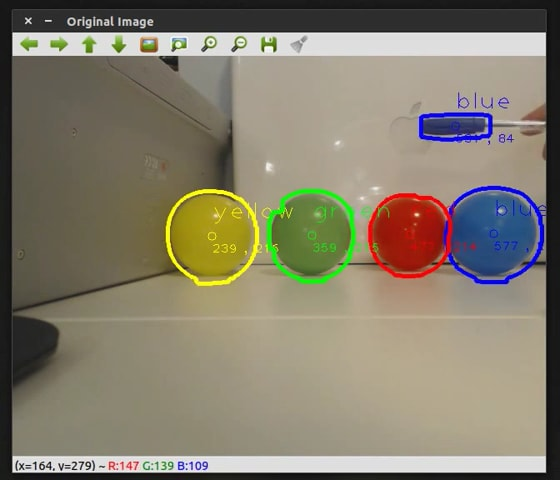
//> input picture report/images/MOTBOC.jpg, 560 x 480 px, given in place of the camera
$ ./circles   (built with g++ and OpenCV 4)
//> lines starting //> are read from the running program, lines starting //| are printed output that depends on the picture; after the words box and inside, x2 and y2 are one past the last pixel; in counts of white or black regions, pixels touching at a corner belong together
#include <cv.h>
#include <highgui.h>
#include <math.h>

using namespace cv;

int main(int argc, char** argv)
{
	VideoCapture cap(0);
	if(!cap.isOpened()) return -1;

	namedWindow( "circles", 1 );
	for (;;) {
		Mat img, gray;
		cap >> img;
//> img is the input picture: 480 rows x 560 cols, CV_8UC3; mean B, G, R 108.9, 126.6, 133.4
		flip(img, img, 1);
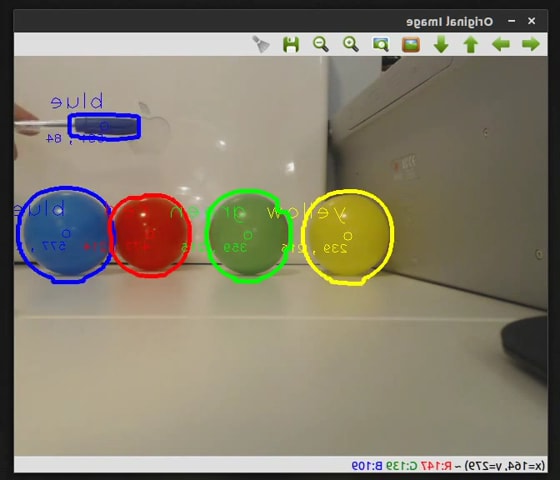
//> img: 480 rows x 560 cols, CV_8UC3; mean B, G, R 108.9, 126.6, 133.4
		cvtColor(img, gray, CV_BGR2GRAY);
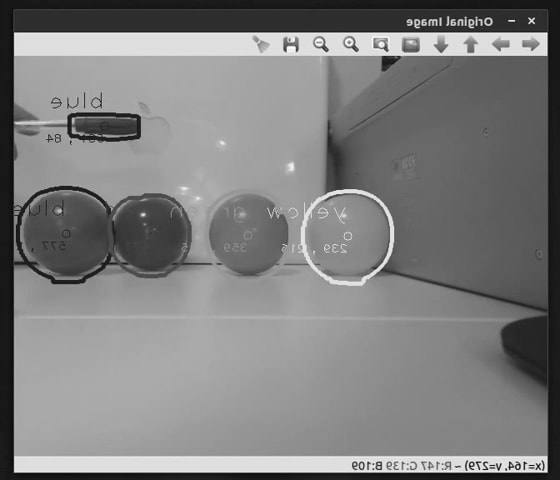
//> gray: 480 rows x 560 cols, CV_8UC1; min 1, max 252, mean 126.6
		// smooth it, otherwise a lot of false circles may be detected
		GaussianBlur( gray, gray, Size(3, 3), 2, 2 );
		vector<Vec3f> circles;
		HoughCircles(gray, circles, CV_HOUGH_GRADIENT,
			     2, gray.rows/4, 200, 100 );
//> circles = 4 circles (x, y, radius): [69, 231, 45.8], [347, 237, 46.2], [209, 233, 178.8], [509, 237, 220]
		for( size_t i = 0; i < circles.size(); i++ )
		{
			Point center(cvRound(circles[i][0]), cvRound(circles[i][1]));
			int radius = cvRound(circles[i][2]);
			// draw the circle center
			circle( img, center, 3, Scalar(0,255,0), -1, 8, 0 );
			// draw the circle outline
			circle( img, center, radius, Scalar(0,0,255), 3, 8, 0 );
		}
//> this loop made 4 passes
//> (center, radius) on passes 1 to 4: (Point(69, 231), 46), (Point(347, 237), 46), (Point(209, 233), 179), (Point(509, 237), 220)
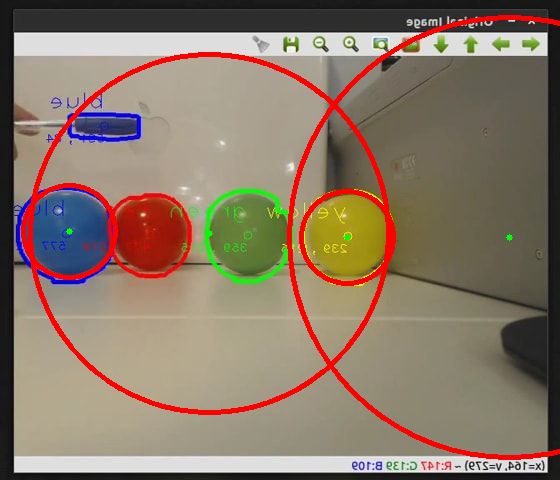
//> img: 480 rows x 560 cols, CV_8UC3; 4.55% of pixels changed, all inside (x1, y1, x2, y2) = (21, 15, 560, 460)
		imshow( "circles", img );
		if(waitKey(30) >= 0) break;
//> the Esc key is pressed
	}
	return 0;
}
